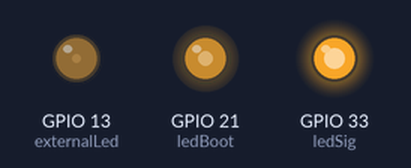
A sketch run on a simulated ESP32-S3. On the bench: output pins drawn as LEDs (lit = HIGH).

Above: at 0.05 s.
At 0.65 s:
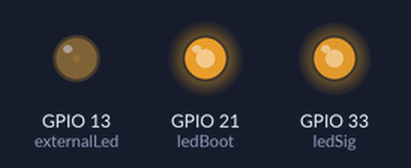
At 1.3 s:
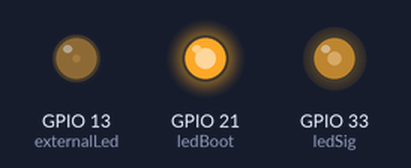
At 2.55 s:
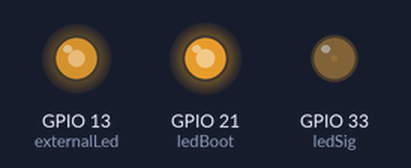
At 3.8 s:
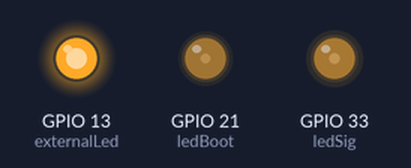
At 5.1 s:
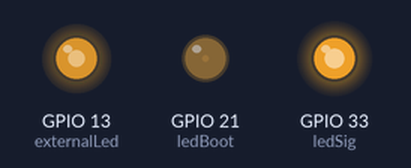
Timing chart, 0 to 6.7 s (numbered marks = the images above):
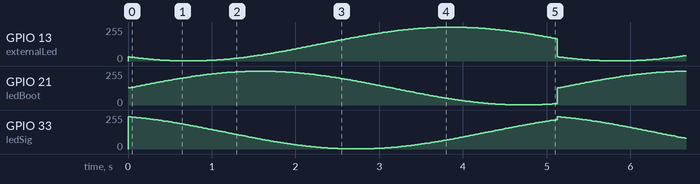

The sketch:

blink-pwm-wave.ino
```cpp
/*
 * PWM Control for All Three LEDs
 *
 * Board:  tinyCore (ESP32-S3)
 * Docs:   https://tinydocs.cc/2_tiny-core/basics/blink-led/
 * Studio: https://app.tinystudio.cc/Mister-Industries/tinyStudio-examples/basics/blink-pwm-wave
 *
 * Part of the MR.INDUSTRIES tinyStudio examples collection.
 * Generated from tinyDocs — edit the docs page, not this file.
 */

// PWM control for built-in and external LEDs

const int ledBoot = 21;
const int ledSig = 33;
const int externalLed = 13;

void setup() {
  // Configure PWM for all LEDs
  ledcAttach(ledBoot, 5000, 8);
  ledcAttach(ledSig, 5000, 8);
  ledcAttach(externalLed, 5000, 8);
}

void loop() {
  // "Wave" effect
  for(int i = 0; i < 256; i++) {
    ledcWrite(ledBoot, (sin(i * 0.02) * 127 + 128));
    ledcWrite(ledSig, (sin(i * 0.02 + 2) * 127 + 128));
    ledcWrite(externalLed, (sin(i * 0.02 + 4) * 127 + 128));
    delay(20);
  }
}
```
